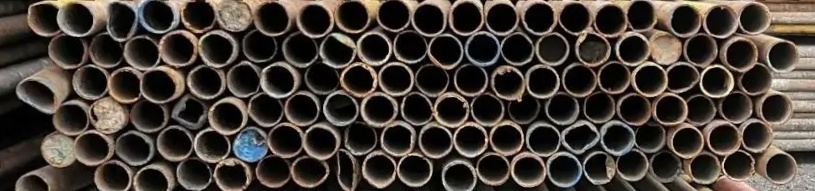
#> input picture steelPipe-detection/roi_correct.jpg, 815 x 191 px, found by its file name
$ python 'Canny手写.py'
#> lines starting #> are read from the running program, lines starting #| are printed output that depends on the picture
import math
import numpy as np
import matplotlib.pyplot as plt
import cv2


# 生成高斯核（改造，再次改造）
def gaussian_create():
    sigma1 = sigma2 = 1
    gaussian_sum = 0
    g = np.zeros([3, 3])
    for i in range(3):
        for j in range(3):
            g[i, j] = math.exp(-1 / 2 * (np.square(i - 1) / np.square(sigma1)
                                         + (np.square(j - 1) / np.square(sigma2)))) / (
                              2 * math.pi * sigma1 * sigma2)
            gaussian_sum = gaussian_sum + g[i, j]
    g = g / gaussian_sum  # 归一化
    return g


# 产生灰度图
def gray_fuc(rgb):
    return np.dot(rgb[..., :3], [0.299, 0.587, 0.114])


# 高斯卷积
def gaussian_blur(gray_img, g):
    '''
    gray_img:灰度图
    g:高斯核
    '''
    gray_img = np.pad(gray_img, ((1, 1), (1, 1)), constant_values=0)  # 填充
    h, w = gray_img.shape
    new_gray_img = np.zeros([h - 2, w - 2])
    for i in range(h - 2):
        for j in range(w - 2):
            new_gray_img[i, j] = np.sum(gray_img[i:i + 3, j:j + 3] * g)
    return new_gray_img


# 求高斯偏导
def partial_derivative(new_gray_img):
    '''
    new_gray_img:高斯卷积后的灰度图
    '''
    new_gray_img = np.pad(new_gray_img, ((0, 1), (0, 1)), constant_values=0)  # 填充
    h, w = new_gray_img.shape
    dx_gray = np.zeros([h - 1, w - 1])  # 用来存储x方向偏导
    dy_gray = np.zeros([h - 1, w - 1])  # 用来存储y方向偏导
    df_gray = np.zeros([h - 1, w - 1])  # 用来存储梯度强度
    for i in range(h - 1):
        for j in range(w - 1):
            dx_gray[i, j] = new_gray_img[i, j + 1] - new_gray_img[i, j]
            dy_gray[i, j] = new_gray_img[i + 1, j] - new_gray_img[i, j]
            df_gray[i, j] = np.sqrt(np.square(dx_gray[i, j]) + np.square(dy_gray[i, j]))
    return dx_gray, dy_gray, df_gray


# 非极大值抑制
def non_maximum_suppression(dx_gray, dy_gray, df_gray):
    '''
    dx_gray:x方向梯度矩阵
    dy_gray:y方向梯度矩阵
    df_gray:梯度强度矩阵
    '''
    df_gray = np.pad(df_gray, ((1, 1), (1, 1)), constant_values=0)  # 填充
    h, w = df_gray.shape
    for i in range(1, h - 1):
        for j in range(1, w - 1):
            if df_gray[i, j] != 0:
                # [24 lines of commented-out code are left out]


                gx = dx_gray[i - 1, j - 1]
                gy = dy_gray[i - 1, j - 1]
                if gx*gy>0:
                    gx = math.fabs(gx)
                    gy = math.fabs(gy)
                    if(gx>gy):
                        weight = gy / gx
                        grad1 = df_gray[i, j-1]
                        grad2 = df_gray[i, j+1]
                    else:
                        weight = gx / gy
                        grad1 = df_gray[i-1, j]
                        grad2 = df_gray[i+1, j]
                    grad3 = df_gray[i - 1, j - 1]
                    grad4 = df_gray[i + 1, j + 1]
                else:
                    gx = math.fabs(gx)
                    gy = math.fabs(gy)
                    if(gx>gy):
                        weight = gy / gx
                        grad1 = df_gray[i, j-1]
                        grad2 = df_gray[i, j+1]
                        grad3 = df_gray[i+1, j-1]
                        grad4 = df_gray[i-1, j+1]
                    else:
                        weight = gx / gy
                        grad1 = df_gray[i - 1, j]
                        grad2 = df_gray[i + 1, j]
                        grad3 = df_gray[i-1, j+1]
                        grad4 = df_gray[i+1, j-1]
                t1 = (1-weight) * grad1 + weight * grad3
                t2 = (1-weight) * grad2 + weight * grad4
                if df_gray[i, j] > t1 and df_gray[i, j] > t2:
                    df_gray[i, j] = df_gray[i, j]
                else:
                    df_gray[i, j] = 0
    return df_gray


# 双阈值过滤 低于低阈值的置零，高于高阈值的保留，高于低阈值低于高阈值，且八邻域与边缘连接的保留，其他置零
def double_threshold(df_gray, low, high):
    '''
    df_gray:梯度强度矩阵
    low:低阈值
    high:高阈值
    '''
    h, w = df_gray.shape
    for i in range(1, h - 1):
        for j in range(1, w - 1):
            if df_gray[i, j] < low:
                df_gray[i, j] = 0
            elif df_gray[i, j] > high:
                df_gray[i, j] = 1
            # elif (df_gray[i, j - 1] > high) or (df_gray[i - 1, j - 1] > high) or (
            #         df_gray[i + 1, j - 1] > high) or (df_gray[i - 1, j] > high) or (df_gray[i + 1, j] > high) or (
            #         df_gray[i - 1, j + 1] > high) or (df_gray[i, j + 1] > high) or (df_gray[i + 1, j + 1] > high):
            #     df_gray[i, j] = 1
            elif ((df_gray[i, j - 1] > high)  or (df_gray[i - 1, j] > high) or (df_gray[i + 1, j] > high) or
                   (df_gray[i, j + 1] > high)):
                df_gray[i, j] = 1
            else:
                df_gray[i, j] = 0
    return df_gray


if __name__ == '__main__':
    # 读取图像
    img = plt.imread(r'E:\pyitem\opencv_img\steelPipe-detection\roi_correct.jpg')
#> img is the input picture: shape (191, 815, 3); mean R, G, B 70.1, 62.5, 55.5
    # cv2.imshow("ori", img)

    # 生成高斯核
    gaussian = gaussian_create()
    # 生成灰度图
    gray = gray_fuc(img)
    # 高斯卷积
    new_gray = gaussian_blur(gray, gaussian)
#> in gaussian_blur, `gray_img = np.pad(gray_img, ((1, 1), (1, 1)), constant_values=0)`:
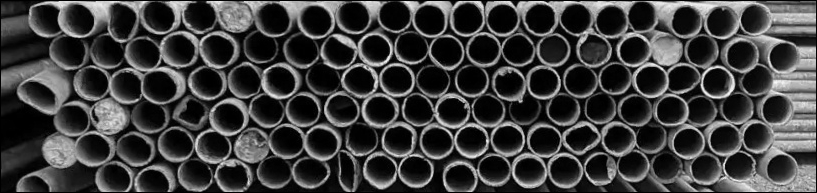
#> gray_img: shape (193, 817) float64; min 0, max 249.2, mean 63.1
#> after the loop in gaussian_blur, `for i in range(h - 2):`:
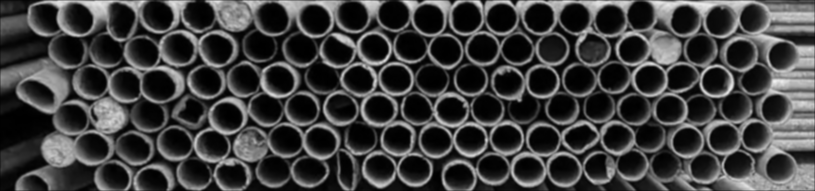
#> new_gray_img: shape (191, 815) float64; min 0, max 241.5, mean 63.6
    # new_gray = new_gray / 255
    # cv2.imshow('gray', new_gray)

    # 求偏导
    # new_gray = gray
    d = partial_derivative(new_gray)
#> after the loop in partial_derivative, `for i in range(h - 1):`:
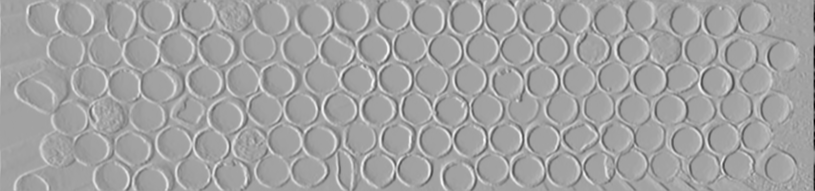
#> dx_gray: shape (191, 815) float64; min -154.4, max 88.06, mean 0; drawn with min black and max white
#> after the loop in partial_derivative, `for i in range(h - 1):`:
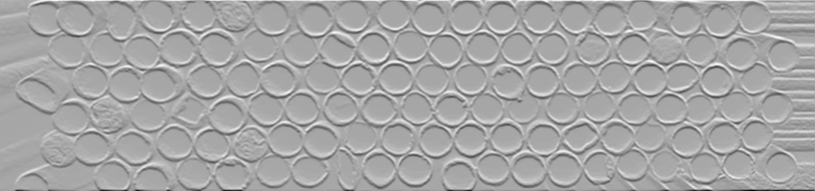
#> dy_gray: shape (191, 815) float64; min -160.2, max 84.71, mean -0.6; drawn with min black and max white
    dx = d[0]
    dy = d[1]
    df = d[2]
    # 非极大值抑制
    new_df = non_maximum_suppression(dx, dy, df)
#> after the loop in non_maximum_suppression, `for i in range(1, h - 1):`:
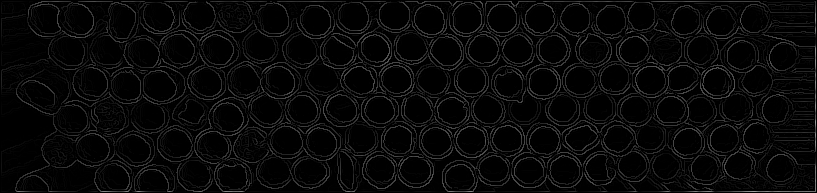
#> df_gray: shape (193, 817) float64; min 0, max 160.2, mean 9
    # 双阈值过滤,并将图像转换成转化二值图
    # new_df = new_gray/255
    # print(new_df)
    low_threshold = 0.01 * np.max(new_df)
#> low_threshold = 1.6
    high_threshold = 0.02 * np.max(new_df)
#> high_threshold = 3.2
    result = double_threshold(new_df, low_threshold, high_threshold)
#> after the loop in double_threshold, `for i in range(1, h - 1):`:
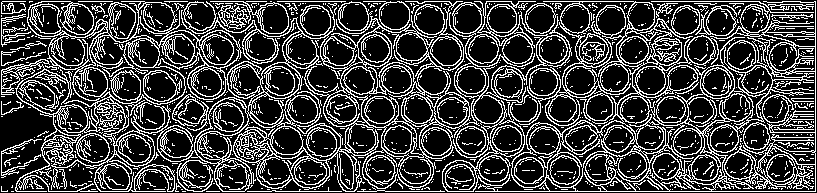
#> df_gray: shape (193, 817) float64; values 0 (black) and 1 (white), 25.7% white in thin lines or dots

    # 绘制灰度图
    plt.hist(result.ravel(), 1, [0, 1])  # img.ravel() 将多维数组转为一维数组
    plt.show()
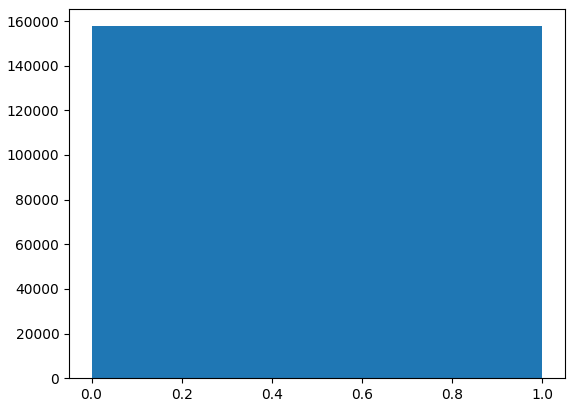
#> figure drawn by matplotlib, 1 panel
    # 输出图像
    plt.imshow(result, cmap="gray")
    plt.axis("off")
    plt.show()

    # cv2.waitKey(0)
    # cv2.destroyAllWindows()
